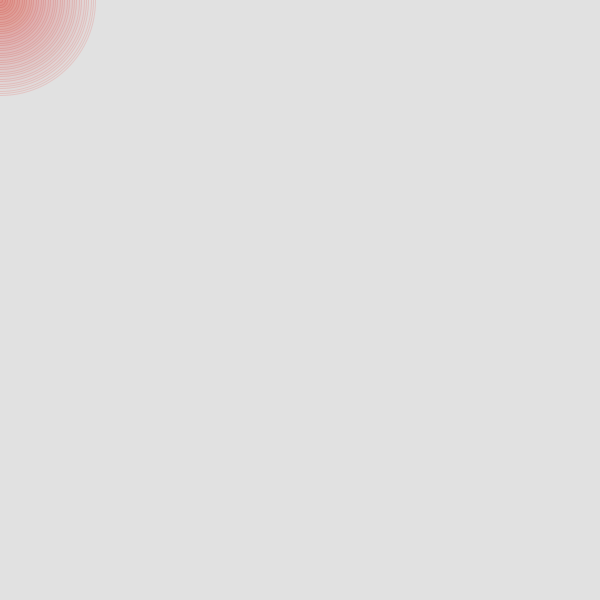
Frame 1 (no input)
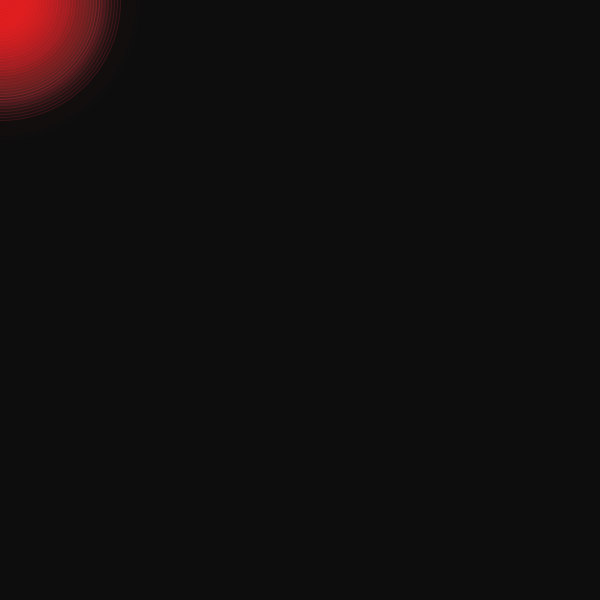
Frame 60 (the mouse pressed at the canvas centre just before this capture)
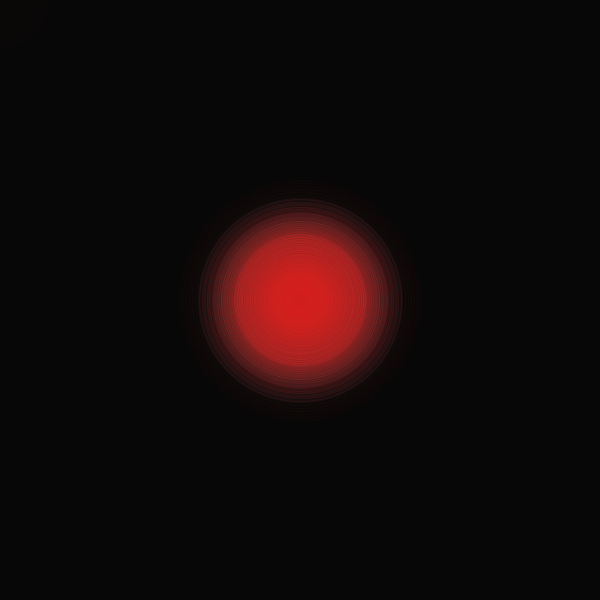
Frame 120 (the mouse held since frame 60 and released just before this capture)

The Processing sketch that drew these frames (run headless with seeded random() and noise(); from frame 60 on, the mouse is pressed at the canvas centre):

// Processing sketch: processing_114000
// ── processing_114000.pde

float centerX;
float centerY;
void setup() {
  size(600, 600);
  background(random(220, 256));
  frameRate(random(10, 12));
  centerX = width/2;
  centerY = height/2;
}

float off = 0.0;
void draw() {
  float bg = random(0, 20); 
  noStroke();
  fill(bg, bg, bg, 20);
  rect(0, 0, width, height);
  float redValue = random(180, 220);
  float greenValue = random(0, 30);
  float blueValue = random(0, 50);

  
  if (random(1) < 0.5) {
    off += 0.05;
  } 
  else {
    off -= 0.05;
  }
  
  centerX = (mouseX > width/2) ? mouseX : mouseX + noise(off);
  centerY = (mouseX > width/2) ? mouseY : mouseY + noise(off);
  float constant = noise(off) * random(10, 15) * random(0.5, 0.9);
  float angle = 0;
  pushMatrix();
  if (mouseX > width/2) {
    rotate(radians(random(10)));
  }
  for (int i = 40; i >= 0; i--) {
    float w;
    float h;
    if (mouseX > width/2) {
      //pushMatrix();
      
      w = i * noise(off) * random(10, 15) * random(0.5, 0.9);
      h = i * noise(off) * random(10, 15) * random(0.5, 0.9);
//      popMatrix();
    } 
    else {
      w = i * constant;
      h = i * constant;
    }
    strokeWeight(1);
    stroke(redValue+i, greenValue+i, blueValue+i, 40);
    fill(redValue+i, greenValue+i, blueValue+i, 4);
    ellipse(centerX, centerY, w, h);
  }
  popMatrix();

  frameRate(random(10, 30));
}
